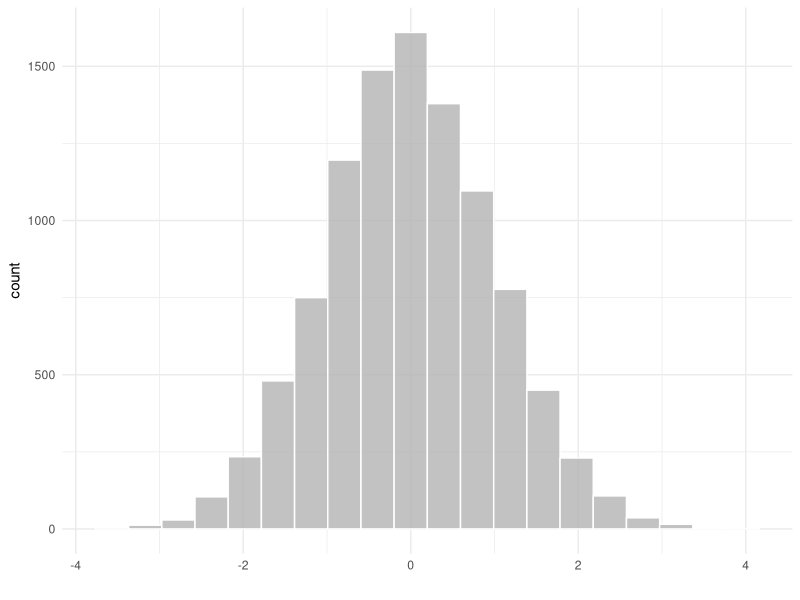
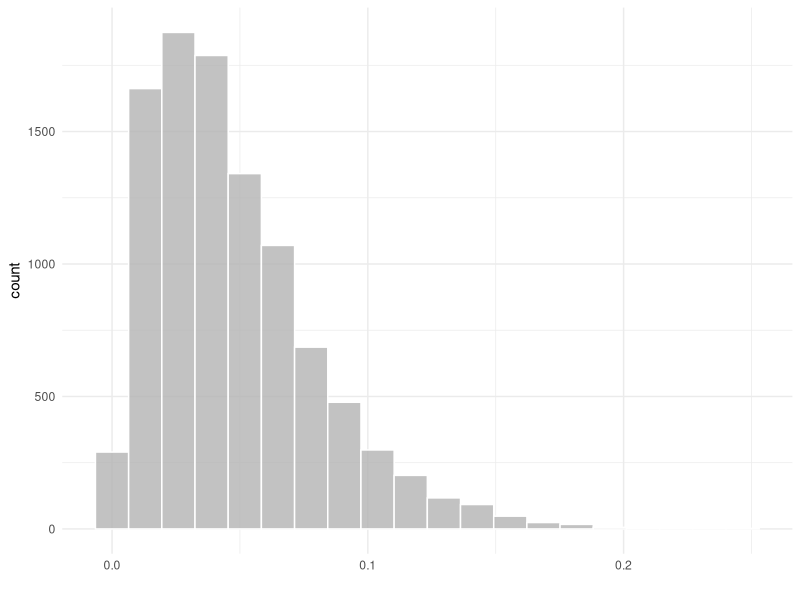
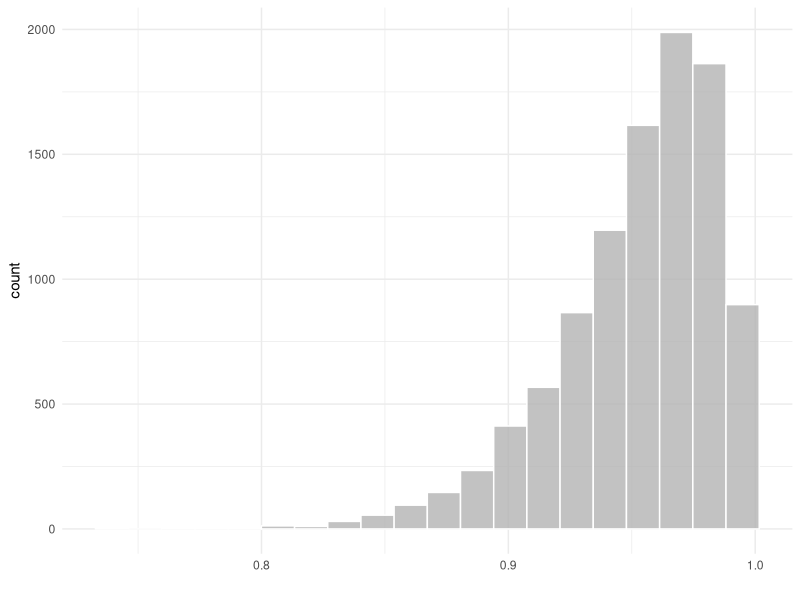

The R source for these figures, in order:
## ---- chunk 1
knitr::opts_chunk$set(echo = TRUE)
## ---- chunk 2
library(tidyverse)

set.seed(082521)
normal = rnorm(10000, mean = 0, sd = 1)
neg_skew = rbeta(10000, shape1 = 40, shape2 = 2)
pos_skew = rbeta(10000, shape1 = 2, shape2 = 40)

skew <- tibble::tibble(normal, 
                       pos_skew,
                       neg_skew) %>% 
  rowid_to_column()

options(scipen = 999)
theme_set(theme_minimal())
## ---- chunk 3
skew %>% 
  ggplot(aes(normal)) + 
  geom_histogram(fill = "gray70", color = "white", bins = 20, alpha = .8) +
  labs(x = '')
## ---- chunk 4
skew %>% 
  ggplot(aes(pos_skew)) + 
  geom_histogram(fill = "gray70", color = "white", bins = 20, alpha = .8) +
  labs(x = '')
## ---- chunk 5
skew %>% 
  ggplot(aes(neg_skew)) + 
  geom_histogram(fill = "gray70", color = "white", bins = 20, alpha = .8) +
  labs(x = '')
## ---- chunk 6
categories <- c('d', 'e', 'a', 'e', 'e', 'e',
                'b', 'd', 'e', 'c', 'a', 'e',
                'a', 'd', 'e', 'd', 'e', 'c',
                'a', 'b', 'e', 'a', 'b', 'd',
                'd', 'd', 'd', 'e', 'e', 'e')
categories
table(categories)
## ---- chunk 7
5/30
3/30
2/30
8/30
12/30
## ---- chunk 8
.17*100
.10*100
.07*100
.27*100
.40*100
## ---- chunk 9
.27 + .40
## ---- chunk 10
numbers <- c(3, 5, 7, 6, 4, 9, 1, 8, 4, 6, 6, 4, 5, 2, 3)
numbers
## ---- chunk 11
sort(numbers)
## ---- chunk 12
1+2+3+3+4+4+4+5+5+6+6+6+7+8+9
# sum is 73
## ---- chunk 13
73/15
